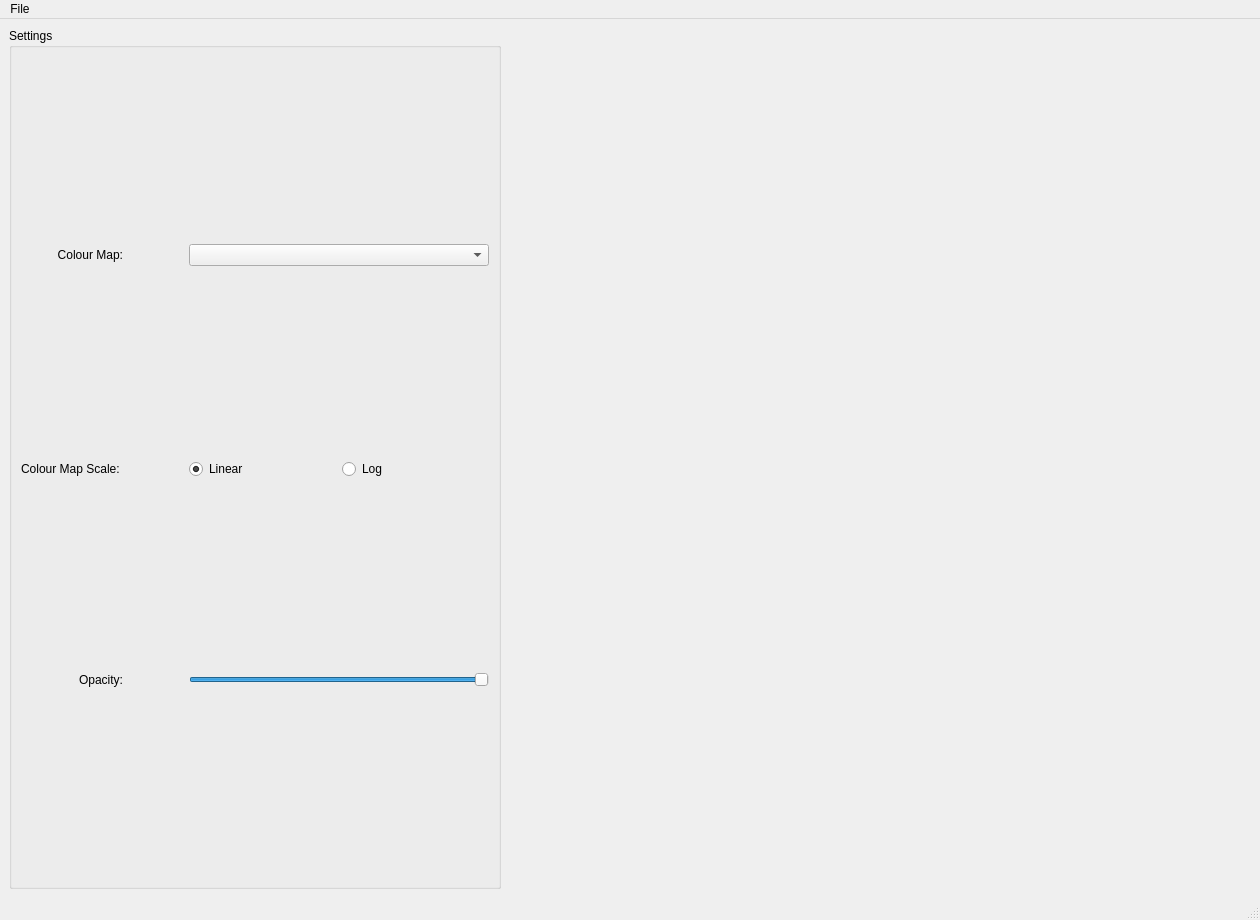
<?xml version="1.0" encoding="UTF-8"?>
<ui version="4.0">
 <class>pqPVWindow</class>
 <widget class="QMainWindow" name="pqPVWindow">
  <property name="geometry">
   <rect>
    <x>0</x>
    <y>0</y>
    <width>1260</width>
    <height>920</height>
   </rect>
  </property>
  <property name="windowTitle">
   <string>Position-Velocity Slice</string>
  </property>
  <widget class="QWidget" name="centralwidget">
   <layout class="QVBoxLayout" name="verticalLayout">
    <item>
     <layout class="QHBoxLayout" name="horizontalLayout">
      <item>
       <widget class="QGroupBox" name="groupBox">
        <property name="title">
         <string>Settings</string>
        </property>
        <layout class="QGridLayout" name="gridLayout">
         <item row="2" column="2">
          <widget class="QRadioButton" name="radioLinear">
           <property name="text">
            <string>Linear</string>
           </property>
           <property name="checked">
            <bool>true</bool>
           </property>
          </widget>
         </item>
         <item row="2" column="3">
          <widget class="QRadioButton" name="radioLog">
           <property name="text">
            <string>Log</string>
           </property>
          </widget>
         </item>
         <item row="0" column="0">
          <widget class="QLabel" name="label_2">
           <property name="text">
            <string>Colour Map:</string>
           </property>
           <property name="alignment">
            <set>Qt::AlignRight|Qt::AlignTrailing|Qt::AlignVCenter</set>
           </property>
          </widget>
         </item>
         <item row="0" column="2" colspan="2">
          <widget class="QComboBox" name="comboLut">
           <property name="minimumSize">
            <size>
             <width>300</width>
             <height>0</height>
            </size>
           </property>
          </widget>
         </item>
         <item row="2" column="0">
          <widget class="QLabel" name="label_3">
           <property name="text">
            <string>Colour Map Scale: </string>
           </property>
           <property name="alignment">
            <set>Qt::AlignRight|Qt::AlignTrailing|Qt::AlignVCenter</set>
           </property>
          </widget>
         </item>
         <item row="3" column="0">
          <widget class="QLabel" name="label">
           <property name="text">
            <string>Opacity:</string>
           </property>
           <property name="alignment">
            <set>Qt::AlignRight|Qt::AlignTrailing|Qt::AlignVCenter</set>
           </property>
          </widget>
         </item>
         <item row="3" column="2" colspan="2">
          <widget class="QSlider" name="opacitySlider">
           <property name="maximum">
            <number>100</number>
           </property>
           <property name="value">
            <number>100</number>
           </property>
           <property name="orientation">
            <enum>Qt::Horizontal</enum>
           </property>
          </widget>
         </item>
         <item row="2" column="1">
          <spacer name="horizontalSpacer_2">
           <property name="orientation">
            <enum>Qt::Horizontal</enum>
           </property>
           <property name="sizeType">
            <enum>QSizePolicy::Fixed</enum>
           </property>
           <property name="sizeHint" stdset="0">
            <size>
             <width>60</width>
             <height>20</height>
            </size>
           </property>
          </spacer>
         </item>
        </layout>
       </widget>
      </item>
      <item>
       <spacer name="horizontalSpacer">
        <property name="orientation">
         <enum>Qt::Horizontal</enum>
        </property>
        <property name="sizeHint" stdset="0">
         <size>
          <width>40</width>
          <height>20</height>
         </size>
        </property>
       </spacer>
      </item>
     </layout>
    </item>
   </layout>
  </widget>
  <widget class="QMenuBar" name="menubar">
   <property name="geometry">
    <rect>
     <x>0</x>
     <y>0</y>
     <width>1260</width>
     <height>24</height>
    </rect>
   </property>
   <widget class="QMenu" name="menuSave">
    <property name="title">
     <string>File</string>
    </property>
    <addaction name="actionSave_as_PNG"/>
    <addaction name="actionSave_as_FITS"/>
   </widget>
   <addaction name="menuSave"/>
  </widget>
  <widget class="QStatusBar" name="statusbar"/>
  <action name="actionSave_as_PNG">
   <property name="text">
    <string>Save as PNG</string>
   </property>
  </action>
  <action name="actionSave_as_FITS">
   <property name="text">
    <string>Save as FITS</string>
   </property>
  </action>
 </widget>
 <resources/>
 <connections/>
</ui>
